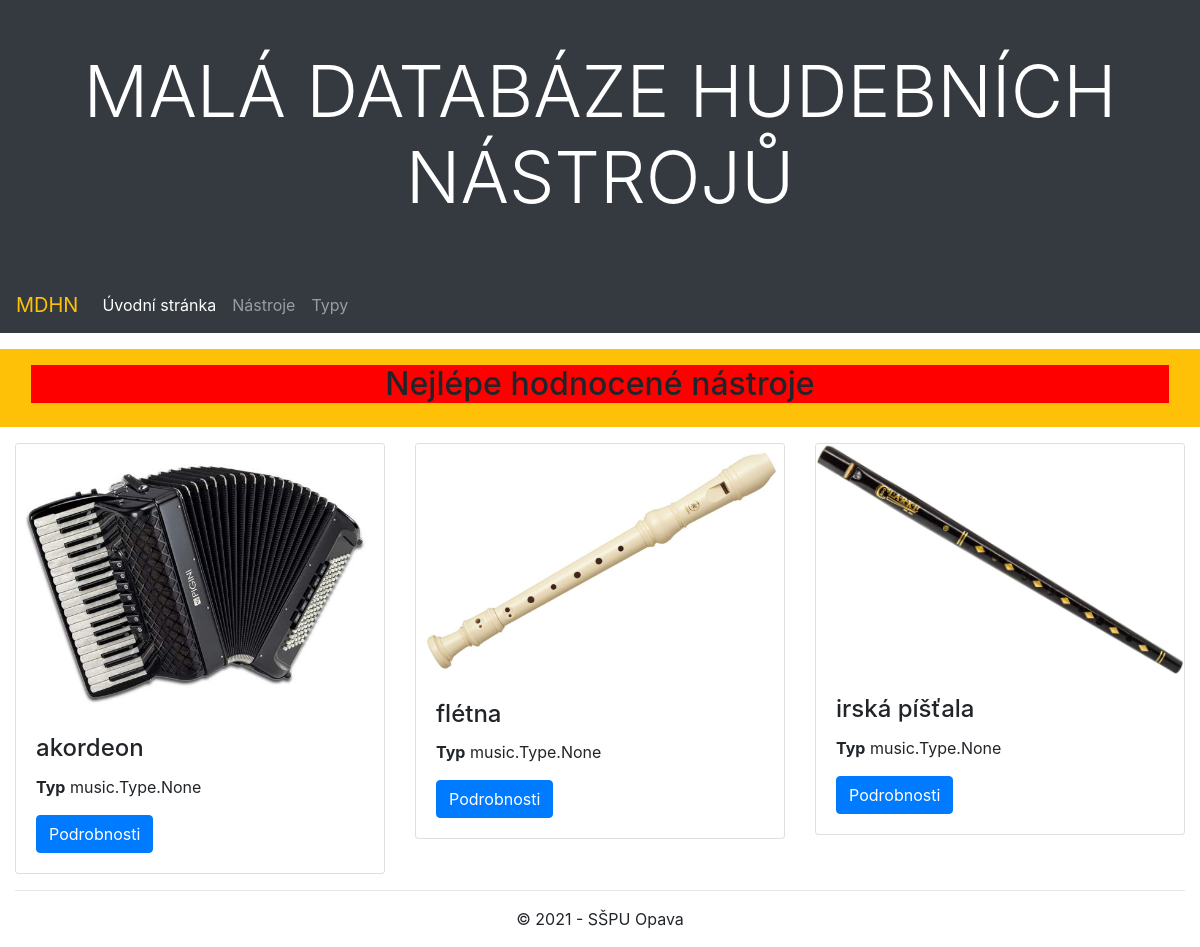
Before: /music/ with the older database file.
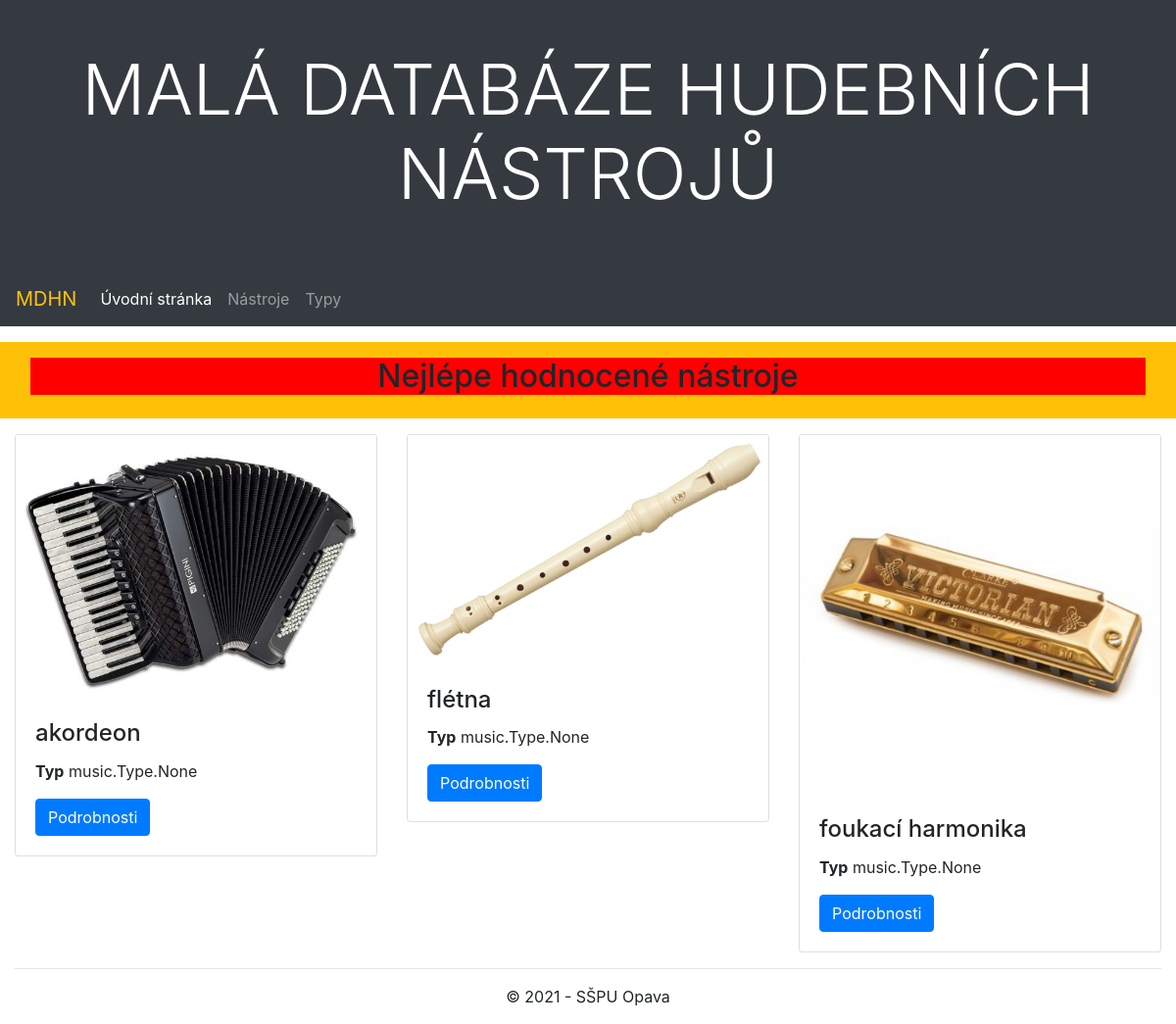
After: the same page with the newer database file.
### music/models.py (models this page shows, shortened)
class Instrument(models.Model):
    title = models.CharField(max_length=200, verbose_name="Title")
    history = models.TextField(blank=True, null=True, verbose_name="History")
    """ Zde mi to hlásí chybu, že nesná poster_path, ale proč? Vždy o několik řádků níž je poster_path definován. """
    poster = models.ImageField(upload_to=poster_path, blank=True, null=True, verbose_name="Poster")
    type = models.ManyToManyField(Type, help_text='Select a type for this instrument')
    class Meta:
        ordering = ["title"]

### music/views.py (the view)
# urls.py: path('', views.index, name='index'),
def index(request):
    instruments = Instrument.objects.order_by('title')[:3]
    context = {
        'instruments': instruments,
    }
    return render(request, 'index.html', context=context)

### music/templates/index.html
{% extends "base.html" %}
{% block content %}
<div class="row mt-3 mb-3 bg-warning p-3">
    <div class="col-sm-12">
        <h2 class="text-center">Nejlépe hodnocené nástroje</h2>
    </div>
</div>
<div class="row">
    {% for instrument in instruments %}
    <div class="col-sm-4">
        <div class="card">
            {% if instrument.poster %}
            <img class="card-img-top" src="{{ instrument.poster.url }}" alt="{{ instrument.title }}">
            {% endif %}
            <div class="card-body">
                <h4 class="card-title"> {{ instrument.title }}</h4>
                <p><strong>Typ</strong> {{ instrument.type }}</p>
                <a href="#" class="btn btn-primary">Podrobnosti</a>
            </div>
        </div>
    </div>
    {% endfor %}
</div>
{% endblock %}

Changed rows visible on the page:
no longer on this page (row unchanged): Instrument: poster (picture), title "irská píšťala", type "music.Type.None"
added Instrument: poster (picture), title "foukací harmonika", type "music.Type.None"
